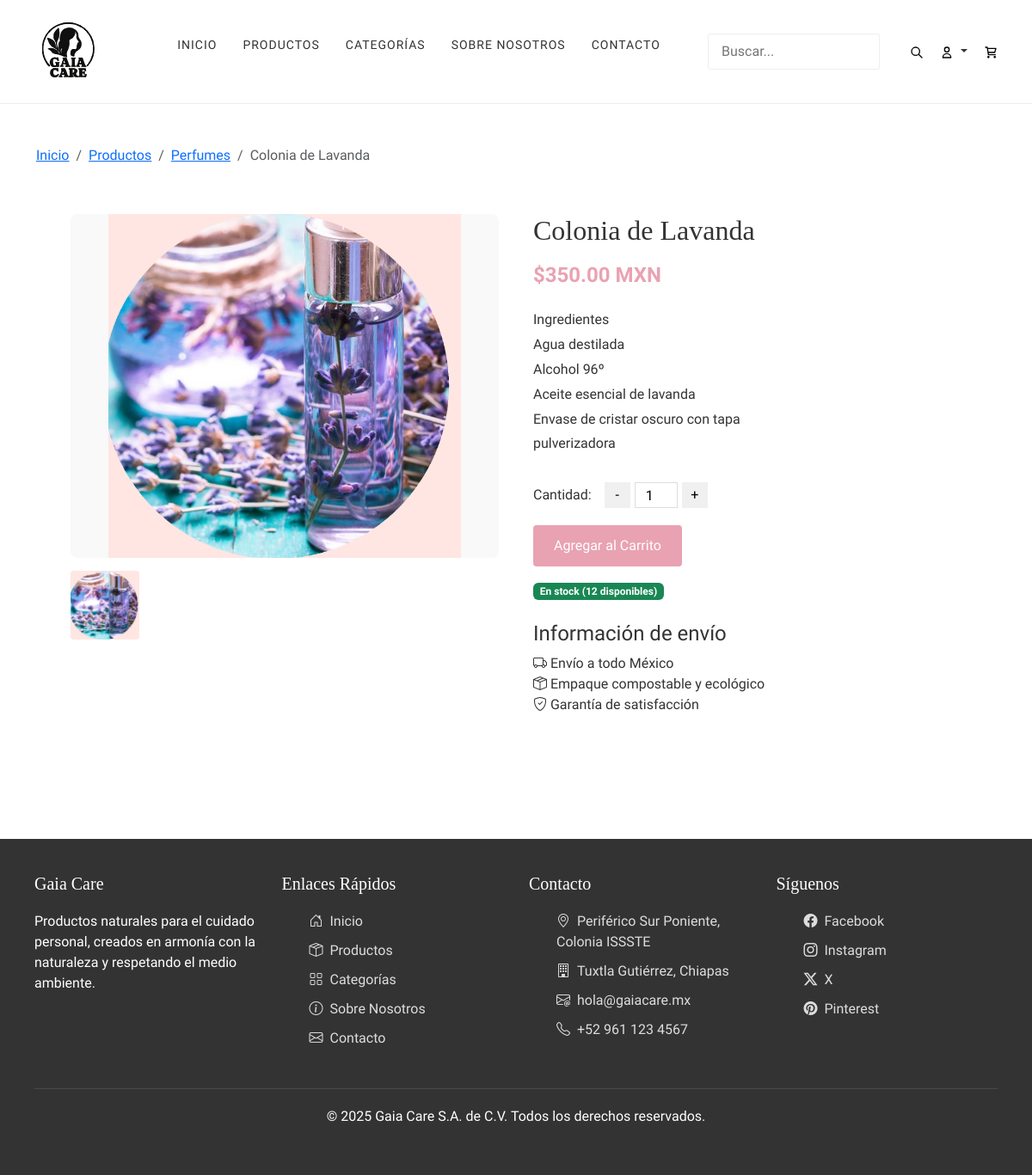
Page /productos/colonia-de-lavanda/ (signed in) on the committed database.
### products/models.py (models this page shows, shortened)
class Product(models.Model):
    category = models.ForeignKey(Category, verbose_name=_('categoría'), related_name='products', on_delete=models.CASCADE)
    name = models.CharField(_('nombre'), max_length=200)
    slug = models.SlugField(_('slug'), max_length=200, unique=True)
    description = models.TextField(_('descripción'))
    price = models.DecimalField(_('precio'), max_digits=10, decimal_places=2)
    stock = models.PositiveIntegerField(_('inventario'), default=1)
    available = models.BooleanField(_('disponible'), default=True)
    featured = models.BooleanField(_('destacado'), default=False)
    created_at = models.DateTimeField(_('creado'), auto_now_add=True)
    updated_at = models.DateTimeField(_('actualizado'), auto_now=True)
    class Meta:
        verbose_name = _('producto')
        verbose_name_plural = _('productos')
        ordering = ['-created_at']
    def get_main_image(self):
        return self.images.filter(is_main=True).first() or self.images.first()

class Category(models.Model):
    name = models.CharField(_('nombre'), max_length=100)
    slug = models.SlugField(_('slug'), max_length=100, unique=True)
    description = models.TextField(_('descripción'), blank=True)
    image = models.ImageField(_('imagen'), upload_to='categories', blank=True, null=True)
    is_active = models.BooleanField(_('activo'), default=True)
    created_at = models.DateTimeField(_('creado'), auto_now_add=True)
    updated_at = models.DateTimeField(_('actualizado'), auto_now=True)
    class Meta:
        verbose_name = _('categoría')
        verbose_name_plural = _('categorías')
        ordering = ['name']

class ProductImage(models.Model):
    product = models.ForeignKey(Product, verbose_name=_('producto'), related_name='images', on_delete=models.CASCADE)
    image = models.ImageField(_('imagen'), upload_to='products')
    is_main = models.BooleanField(_('es principal'), default=False)
    alt_text = models.CharField(_('texto alternativo'), max_length=200, blank=True)
    created_at = models.DateTimeField(_('creado'), auto_now_add=True)
    class Meta:
        verbose_name = _('imagen de producto')
        verbose_name_plural = _('imágenes de productos')
        ordering = ['-is_main', 'created_at']

### products/views.py (the view)
# urls.py: path('<slug:slug>/', views.ProductDetailView.as_view(), name='product_detail'),
class ProductDetailView(DetailView):
    model = Product
    template_name = 'products/product_detail.html'
    context_object_name = 'product'
    def get_context_data(self, **kwargs):
        context = super().get_context_data(**kwargs)
        product = self.get_object()
        context['related_products'] = Product.objects.filter(
            category=product.category,
            available=True
        ).exclude(id=product.id)[:3]
        return context

### carts/context_processors.py (called while the page is built)
def cart_items_count(request):
    if request.user.is_authenticated or 'cart_id' in request.session:
        cart = get_or_create_cart(request)
        return {'cart_items_count': cart.get_total_items()}
    return {'cart_items_count': 0}

### carts/models.py (called while the page is built)
    def get_total_items(self):
        return sum(item.quantity for item in self.items.all())

### carts/views.py (called while the page is built, shortened)
def get_or_create_cart(request):
    if request.user.is_authenticated:
        cart, created = Cart.objects.get_or_create(
            user=request.user,
            defaults={'session_id': None}
        )
    return cart

### templates/products/product_detail.html (shortened to what this page needs)
{% extends 'base.html' %}
{% load static %}
{% block content %}
    <div class="container py-5">
        <nav aria-label="breadcrumb">
            <ol class="breadcrumb">
                <li class="breadcrumb-item"><a href="{% url 'core:home' %}">Inicio</a></li>
                <li class="breadcrumb-item"><a href="{% url 'products:product_list' %}">Productos</a></li>
                <li class="breadcrumb-item"><a href="{% url 'products:category_products' product.category.slug %}">{{ product.category.name }}</a></li>
                <li class="breadcrumb-item active" aria-current="page">{{ product.name }}</li>
            </ol>
        </nav>
        <div class="product-detail">
            <div class="product-detail-images">
                <div class="main-image">
                    {% if product.get_main_image %}
                        <img src="{{ product.get_main_image.image.url }}" alt="{{ product.get_main_image.alt_text|default:product.name }}">
                    {% else %}
                        <img src="{% static 'images/placeholder.png' %}" alt="{{ product.name }}">
                    {% endif %}
                </div>
                <div class="image-thumbnails">
                    {% for image in product.images.all %}
                        <div class="thumbnail {% if image.is_main %}active{% endif %}">
                            <img src="{{ image.image.url }}" alt="{{ image.alt_text|default:product.name }}">
                        </div>
                    {% endfor %}
                </div>
            </div>
            <div class="product-detail-info">
                <h1 class="product-detail-name">{{ product.name }}</h1>
                <div class="product-detail-price">${{ product.price }} MXN</div>
                <div class="product-detail-description">
                    {{ product.description|linebreaks }}
                </div>
                <form method="post" action="{% url 'carts:add_to_cart' %}" class="add-to-cart-form">
                    <div class="quantity-selector">
                        <label for="quantity">Cantidad:</label>
                        <div class="quantity-input">
                            <button type="button" class="quantity-btn minus">-</button>
                            <input type="number" name="quantity" id="quantity" value="1" min="1" max="{{ product.stock }}">
                            <button type="button" class="quantity-btn plus">+</button>
                        </div>
                    </div>
                    <button type="submit" class="add-to-cart-large" {% if not product.available or product.stock <= 0 %}disabled{% endif %}>
                        {% if product.available and product.stock > 0 %}
                            Agregar al Carrito
                        {% else %}
                            Agotado
                        {% endif %}
                    </button>
                </form>
                <div class="stock-info mt-3">
                    {% if product.stock > 0 %}
                        <span class="badge bg-success">En stock ({{ product.stock }} disponibles)</span>
                    {% else %}
                        <span class="badge bg-danger">Agotado</span>
                    {% endif %}
                </div>
                <div class="shipping-info mt-4">
                    <h4>Información de envío</h4>
                    <ul class="list-unstyled">
                        <li><i class="bi bi-truck"></i> Envío a todo México</li>
                        <li><i class="bi bi-box-seam"></i> Empaque compostable y ecológico</li>
                        <li><i class="bi bi-shield-check"></i> Garantía de satisfacción</li>
                    </ul>
                </div>
            </div>
        </div>
    </div>
{% endblock %}

### static/css/styles.css (style rules this page uses)
:root { --white: #ffffff; --light-pink: #fde9eb; --medium-pink: #f9d0d9; --dark-pink: #e9a2b2; --accent-brown: #ddcc9f; --text-color: #333333; }
* { margin: 0; padding: 0; box-sizing: border-box; }
body { font-family: 'Asap', sans-serif; color: var(--text-color); background-color: var(--white); display: flex; flex-direction: column; min-height: 100vh; }
.product-detail { display: flex; padding: 40px; gap: 40px; margin-bottom: 40px; }
.product-detail-images { flex: 1; display: flex; flex-direction: column; }
.main-image { width: 100%; height: 400px; background-color: #f9f9f9; margin-bottom: 15px; display: flex; align-items: center; justify-content: center; border-radius: 8px; overflow: hidden; }
.main-image img { max-width: 100%; max-height: 100%; object-fit: contain; }
.image-thumbnails { display: flex; gap: 10px; }
.thumbnail { width: 80px; height: 80px; background-color: #f9f9f9; border-radius: 4px; overflow: hidden; cursor: pointer; }
.thumbnail img { width: 100%; height: 100%; object-fit: cover; }
.product-detail-info { flex: 1; }
.product-detail-name { font-family: 'Libre Bodoni', serif; font-size: 32px; margin-bottom: 15px; }
.product-detail-price { font-size: 24px; color: var(--dark-pink); font-weight: 700; margin-bottom: 20px; }
.product-detail-description { margin-bottom: 30px; line-height: 1.8; }
.quantity-selector { display: flex; align-items: center; margin-bottom: 20px; }
.quantity-selector label { margin-right: 15px; }
.quantity-input { display: flex; align-items: center; }
.quantity-btn { width: 30px; height: 30px; background-color: #f0f0f0; border: none; display: flex; align-items: center; justify-content: center; cursor: pointer; }
.quantity-input input { width: 50px; height: 30px; text-align: center; border: 1px solid #ddd; margin: 0 5px; }
.add-to-cart-large { padding: 12px 24px; background-color: var(--dark-pink); color: white; border: none; border-radius: 4px; font-size: 16px; font-weight: 500; cursor: pointer; transition: background-color 0.3s; }

### static/css/dashboard.css (style rules this page uses)
:root { --sidebar-width: 250px; --header-height: 60px; --sidebar-bg: #ffffff; --content-bg: #f8f9fa; --card-shadow: 0 0.125rem 0.25rem rgba(0, 0, 0, 0.075); }

### rows in the picture
Product: category.name "Perfumes", name "Colonia de Lavanda", get_main_image.image (picture), price "350.00", description "Ingredientes Agua destilada Alcohol 96º Aceite esencial de lavanda Envase de cristar oscuro con tapa pulverizadora", stock "12"
ProductImage: image (picture)
